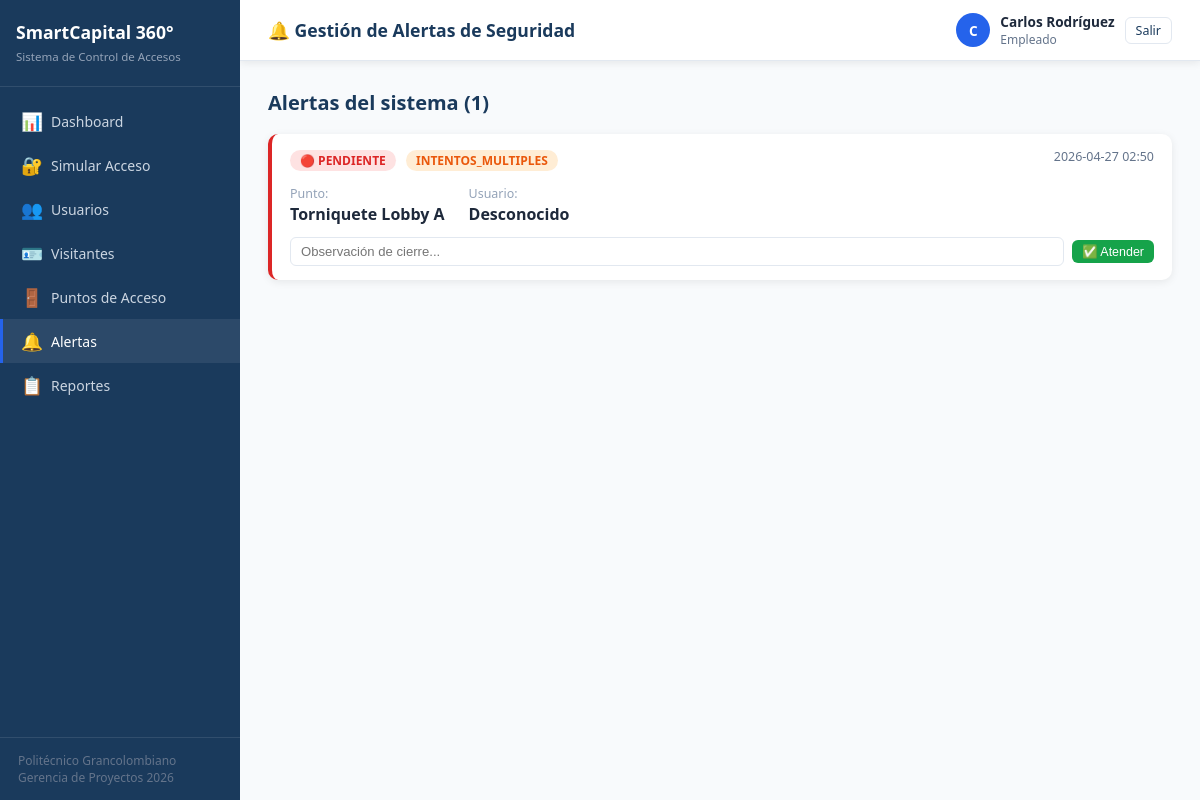
Screenshot of /alertas (signed in) with the database file from the repository.
### tables this page shows
CREATE TABLE alerta (
        id_alerta         INTEGER PRIMARY KEY AUTOINCREMENT,
        id_evento         INTEGER REFERENCES evento_acceso(id_evento),
        tipo_alerta       TEXT,
        timestamp_emision DATETIME DEFAULT CURRENT_TIMESTAMP,
        estado            TEXT DEFAULT 'PENDIENTE',
        id_operador       INTEGER REFERENCES usuario(id_usuario),
        observacion_cierre TEXT
    );

CREATE TABLE punto_acceso (
        id_punto       INTEGER PRIMARY KEY AUTOINCREMENT,
        nombre         TEXT NOT NULL,
        ubicacion      TEXT,
        tipo_acceso    TEXT DEFAULT 'PEATONAL',
        estado         TEXT DEFAULT 'CERRADO',
        modo_emergencia INTEGER DEFAULT 0,
        id_zona        INTEGER REFERENCES zona(id_zona),
        id_controlador INTEGER REFERENCES controlador(id_controlador)
    );

### backend/app.py (the view)
@app.route('/alertas')
@login_required
def alertas():
    conn = get_db()
    als = conn.execute("""SELECT a.*, pa.nombre as punto_nombre,
                          u.nombre||' '||u.apellido as operador_nombre,
                          uu.nombre||' '||uu.apellido as usuario_acceso
                          FROM alerta a
                          LEFT JOIN evento_acceso e ON a.id_evento=e.id_evento
                          LEFT JOIN punto_acceso pa ON e.id_punto=pa.id_punto
                          LEFT JOIN usuario u ON a.id_operador=u.id_usuario
                          LEFT JOIN usuario uu ON e.id_usuario=uu.id_usuario
                          ORDER BY a.timestamp_emision DESC""").fetchall()
    conn.close()
    return render_template('alertas.html', alertas=als)

### backend/app.py (called while the page is built)
def get_db():
    conn = sqlite3.connect(DB_PATH)
    conn.row_factory = sqlite3.Row
    conn.execute("PRAGMA foreign_keys = ON")
    return conn

def login_required(f):
    from functools import wraps
    @wraps(f)
    def decorated(*args, **kwargs):
        if 'user_id' not in session:
            return redirect(url_for('login'))
        return f(*args, **kwargs)
    return decorated

### frontend/templates/alertas.html (shortened to what this page needs)
{% extends "base.html" %}
{% block page_title %}🔔 Gestión de Alertas de Seguridad{% endblock %}
{% block content %}
<div class="section-head">
  <h2>Alertas del sistema ({{ alertas|length }})</h2>
</div>
{% for a in alertas %}
<div class="alert-card {{ 'atendida' if a.estado != 'PENDIENTE' else '' }}">
  <div style="display:flex;justify-content:space-between;align-items:flex-start;flex-wrap:wrap;gap:8px;">
    <div>
      <span class="badge {{ 'badge-rojo' if a.estado=='PENDIENTE' else 'badge-verde' }}">
        {{ '🔴 ' if a.estado=='PENDIENTE' else '✅ ' }}{{ a.estado }}
      </span>
      <span class="badge badge-naranja" style="margin-left:6px;">{{ a.tipo_alerta }}</span>
    </div>
    <span style="font-size:0.78rem;color:#64748b;">{{ a.timestamp_emision[:16] }}</span>
  </div>
  <div style="margin-top:10px;display:flex;gap:24px;flex-wrap:wrap;">
    <div><span style="font-size:0.78rem;color:#94a3b8;">Punto:</span><br><strong>{{ a.punto_nombre or 'N/A' }}</strong></div>
    <div><span style="font-size:0.78rem;color:#94a3b8;">Usuario:</span><br><strong>{{ a.usuario_acceso or 'Desconocido' }}</strong></div>
  </div>
  {% if a.estado == 'PENDIENTE' %}
  <div style="margin-top:12px;display:flex;gap:8px;align-items:center;">
    <input type="text" id="obs_{{ a.id_alerta }}" placeholder="Observación de cierre..." style="flex:1;padding:6px 10px;border:1px solid #e2e8f0;border-radius:6px;font-size:0.82rem;">
    <button onclick="atenderAlerta({{ a.id_alerta }})" class="btn btn-success btn-sm">✅ Atender</button>
  </div>
  {% endif %}
</div>
{% endfor %}
{% endblock %}

### frontend/templates/base.html (style rules this page uses)
:root { --azul: #1a3a5c; --azul-claro: #2563eb; --verde: #16a34a; --rojo: #dc2626; --naranja: #ea580c; --gris: #f1f5f9; --borde: #e2e8f0; --texto: #1e293b; --sombra: 0 2px 8px rgba(0,0,0,0.08); }
* { box-sizing:border-box; margin:0; padding:0; }
body { font-family:'Segoe UI',sans-serif; background:#f8fafc; color:var(--texto); display:flex; min-height:100vh; }
.badge { display:inline-block; padding:2px 10px; border-radius:20px; font-size:0.75rem; font-weight:600; }
.badge-rojo { background:#fee2e2; color:#dc2626; }
.badge-naranja { background:#ffedd5; color:#ea580c; }
.btn { display:inline-flex; align-items:center; gap:6px; padding:8px 16px; border-radius:6px; font-size:0.85rem; font-weight:500; cursor:pointer; border:none; text-decoration:none; transition:all .15s; }
.btn-success { background:var(--verde); color:#fff; }
.btn-sm { padding:4px 10px; font-size:0.78rem; }
input, select, textarea { padding:8px 12px; border:1px solid var(--borde); border-radius:6px; font-size:0.875rem; width:100%; background:#fff; }
.section-head { display:flex; justify-content:space-between; align-items:center; margin-bottom:18px; }
.section-head h2 { font-size:1.25rem; font-weight:700; color:var(--azul); }
.alert-card { background:#fff; border-radius:10px; border-left:4px solid var(--rojo); box-shadow:var(--sombra); padding:14px 18px; margin-bottom:10px; }

### rows the page displays
alerta: estado "🔴", estado "PENDIENTE", tipo_alerta "INTENTOS_MULTIPLES", timestamp_emision "2026-04-27 02:50", nombre "Torniquete Lobby A", usuario_acceso "Desconocido"

### other values shown
{{ session.user_name[0] }} "C"
{{ session.user_name }} "Carlos Rodríguez"
{{ session.user_perfil }} "Empleado"
{{ alertas|length }} "1"
